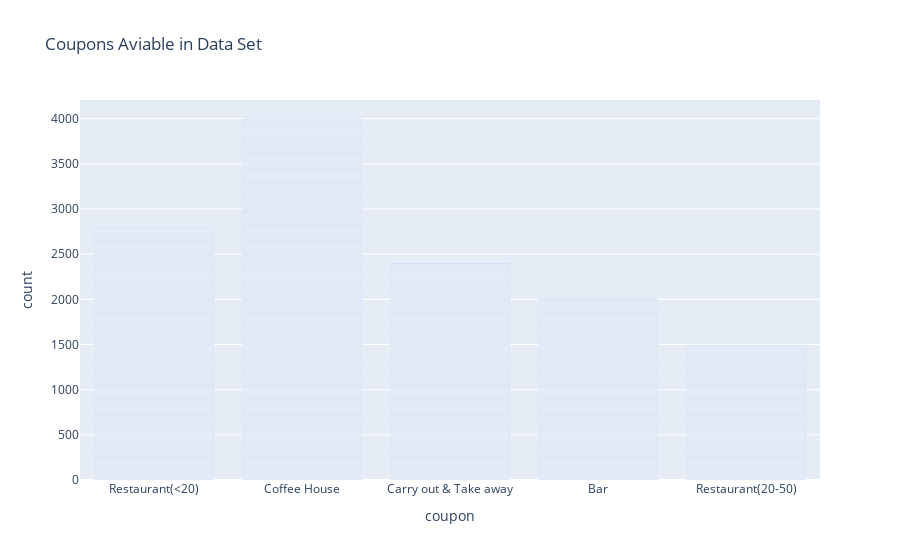

Source (notebook cell):
### Markdown cell above
5. Use a bar plot to visualize the `coupon` column.

### Code cell
px.bar (data , x = "coupon", title = "Coupons Aviable in Data Set")

### Figure 1 — Plotly figure (JSON) as saved in the notebook; plotly's stock layout.template omitted (floating-point values rounded to 4 significant figures; data arrays with more than 128 entries replaced by an {"elided": "..."} marker saying what was removed)
{"data": [{"alignmentgroup": "True", "hovertemplate": "coupon=%{x}<br>count=%{y}<extra></extra>", "legendgroup": "", "marker": {"color": "#636efa", "pattern": {"shape": ""}}, "name": "", "offsetgroup": "", "orientation": "v", "showlegend": false, "textposition": "auto", "type": "bar", "x": {"elided": "12684 str values"}, "xaxis": "x", "y": {"elided": "12684 int values"}, "yaxis": "y"}], "layout": {"barmode": "relative", "legend": {"tracegroupgap": 0}, "title": {"text": "Coupons Aviable in Data Set"}, "xaxis": {"anchor": "y", "domain": [0, 1], "title": {"text": "coupon"}}, "yaxis": {"anchor": "x", "domain": [0, 1], "title": {"text": "count"}}}}
